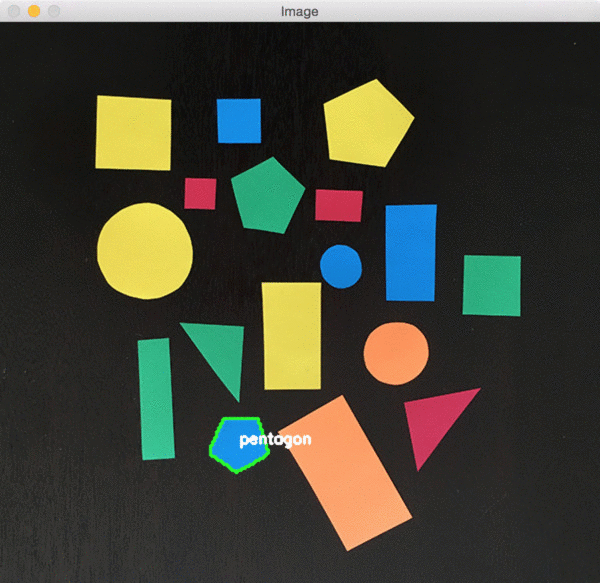
#> input picture Motion and Shape/test.png, 600 x 583 px, given in place of the camera
$ python BacckGroundSubstractor.py
#> lines starting #> are read from the running program, lines starting #| are printed output that depends on the picture; after the words box and inside, x2 and y2 are one past the last pixel; in counts of white or black regions, pixels touching at a corner belong together
import numpy as np
import cv2

cap=cv2.VideoCapture(0)
fgbg = cv2.createBackgroundSubtractorMOG2()

while(1):
    ret, frame = cap.read()
#> frame is the input picture: shape (583, 600, 3); mean B, G, R 54.7, 66.6, 65.4
    gray = cv2.cvtColor(frame, cv2.COLOR_BGR2GRAY)
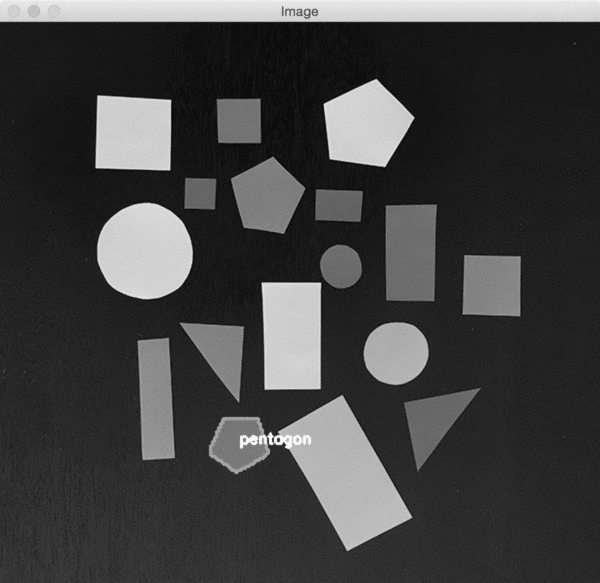
#> gray: shape (583, 600); min 9, max 250, mean 64.9
    gray = cv2.GaussianBlur(gray, (21, 21), 0)
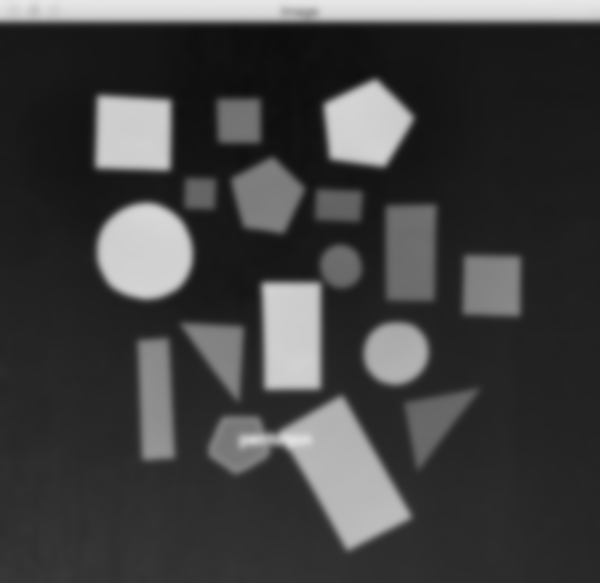
#> gray: shape (583, 600); min 13, max 231, mean 64.9
    canny = cv2.Canny(gray,80,240,3)
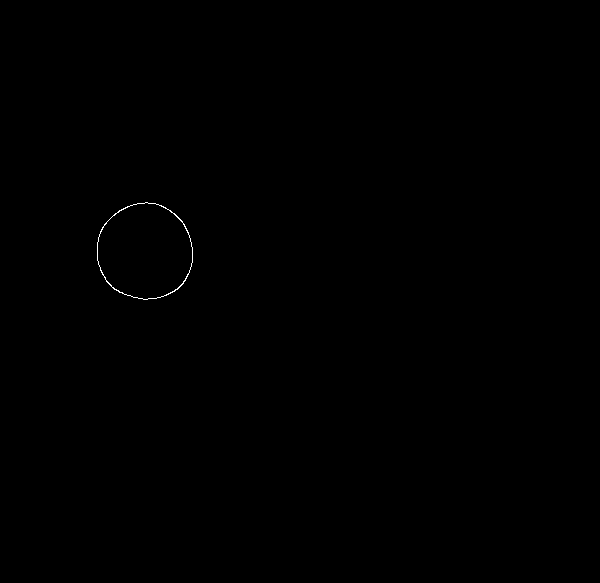
#> canny: shape (583, 600); 0.1% white in thin lines or dots, all inside (x1, y1, x2, y2) = (97, 202, 193, 300)
    fgmask = fgbg.apply(frame)
#> fgmask: shape (583, 600); every value is 127

    cv2.imshow('frame',fgmask)
    if cv2.waitKey(30)& 0xff==ord('q'):
#> (key q is pressed here)
        break
cap.release()
cv2.destroyAllWindows()
